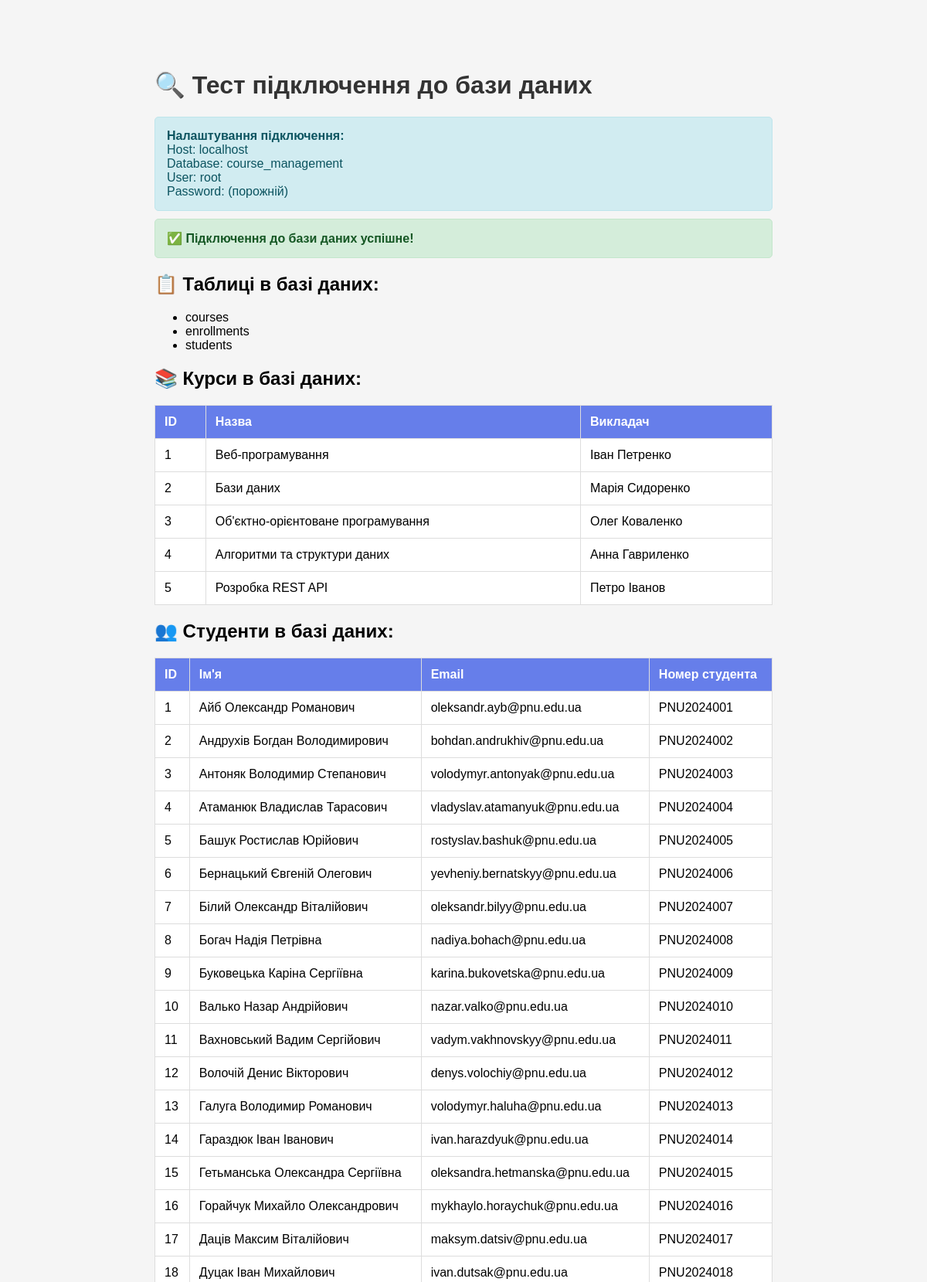
The page /test_connection.php (upper part) on the database its author committed.
### tables this page shows
CREATE TABLE courses (
    id INT AUTO_INCREMENT PRIMARY KEY,
    name VARCHAR(255) NOT NULL,
    description TEXT,
    instructor VARCHAR(255) NOT NULL,
    created_at TIMESTAMP DEFAULT CURRENT_TIMESTAMP,
    updated_at TIMESTAMP DEFAULT CURRENT_TIMESTAMP ON UPDATE CURRENT_TIMESTAMP
);

CREATE TABLE students (
    id INT AUTO_INCREMENT PRIMARY KEY,
    name VARCHAR(255) NOT NULL,
    email VARCHAR(255) NOT NULL UNIQUE,
    student_number VARCHAR(50) NOT NULL UNIQUE,
    created_at TIMESTAMP DEFAULT CURRENT_TIMESTAMP,
    updated_at TIMESTAMP DEFAULT CURRENT_TIMESTAMP ON UPDATE CURRENT_TIMESTAMP
);

### test_connection.php (the view, shortened to what this page needs)
<!DOCTYPE html>
<html lang="uk">
<head>
</head>
<body>
    <h1>🔍 Тест підключення до бази даних</h1>
    <?php
    echo '<div class="info">';
    echo '<strong>Налаштування підключення:</strong><br>';
    echo 'Host: ' . DB_HOST . '<br>';
    echo 'Database: ' . DB_NAME . '<br>';
    echo 'User: ' . DB_USER . '<br>';
    echo 'Password: ' . (DB_PASS ? '***' : '(порожній)') . '<br>';
    echo '</div>';
    try {
        $pdo = new PDO(
            'mysql:host=' . DB_HOST . ';dbname=' . DB_NAME . ';charset=utf8mb4',
            DB_USER,
            DB_PASS,
            [PDO::ATTR_ERRMODE => PDO::ERRMODE_EXCEPTION]
        );
        echo '<div class="success">';
        echo '✅ <strong>Підключення до бази даних успішне!</strong>';
        echo '</div>';
        $tables = $pdo->query("SHOW TABLES")->fetchAll(PDO::FETCH_COLUMN);
        echo '<h2>📋 Таблиці в базі даних:</h2>';
        if (empty($tables)) {
            echo '<div class="error">❌ Таблиць не знайдено! Імпортуйте файл init_clean.sql</div>';
        } else {
            echo '<ul>';
            foreach ($tables as $table) {
                echo '<li>' . htmlspecialchars($table) . '</li>';
            }
            echo '</ul>';
        }
        if (in_array('courses', $tables)) {
            echo '<h2>📚 Курси в базі даних:</h2>';
            $courses = $pdo->query("SELECT * FROM courses")->fetchAll(PDO::FETCH_ASSOC);
            if (empty($courses)) {
                echo '<div class="error">❌ Таблиця courses порожня! Імпортуйте файл init_clean.sql</div>';
            } else {
                echo '<table>';
                echo '<tr><th>ID</th><th>Назва</th><th>Викладач</th></tr>';
                foreach ($courses as $course) {
                    echo '<tr>';
                    echo '<td>' . htmlspecialchars($course['id']) . '</td>';
                    echo '<td>' . htmlspecialchars($course['name']) . '</td>';
                    echo '<td>' . htmlspecialchars($course['instructor']) . '</td>';
                    echo '</tr>';
                }
                echo '</table>';
            }
        }
        if (in_array('students', $tables)) {
            echo '<h2>👥 Студенти в базі даних:</h2>';
            $students = $pdo->query("SELECT * FROM students")->fetchAll(PDO::FETCH_ASSOC);
            if (empty($students)) {
                echo '<div class="error">❌ Таблиця students порожня! Імпортуйте файл init_clean.sql</div>';
            } else {
                echo '<table>';
                echo '<tr><th>ID</th><th>Ім\'я</th><th>Email</th><th>Номер студента</th></tr>';
                foreach ($students as $student) {
                    echo '<tr>';
                    echo '<td>' . htmlspecialchars($student['id']) . '</td>';
                    echo '<td>' . htmlspecialchars($student['name']) . '</td>';
                    echo '<td>' . htmlspecialchars($student['email']) . '</td>';
                    echo '<td>' . htmlspecialchars($student['student_number']) . '</td>';
                    echo '</tr>';
                }
                echo '</table>';
            }
        }
    } catch (PDOException $e) {
        echo '<div class="error">';
        echo '❌ <strong>Помилка підключення до бази даних:</strong><br>';
        echo htmlspecialchars($e->getMessage());
        echo '<br><br><strong>Можливі причини:</strong><br>';
        echo '1. MySQL не запущений (перевірте XAMPP Control Panel)<br>';
        echo '2. Неправильний пароль (перевірте config/config.php)<br>';
        echo '3. База даних не створена (створіть базу "course_management" в phpMyAdmin)';
        echo '</div>';
    }
    ?>
</body>
</html>

### test_connection.php (style rules this page uses)
body { font-family: Arial, sans-serif; max-width: 800px; margin: 50px auto; padding: 20px; background: #f5f5f5; }
.success { background: #d4edda; border: 1px solid #c3e6cb; color: #155724; padding: 15px; border-radius: 5px; margin: 10px 0; }
.info { background: #d1ecf1; border: 1px solid #bee5eb; color: #0c5460; padding: 15px; border-radius: 5px; margin: 10px 0; }
table { width: 100%; border-collapse: collapse; background: white; margin: 20px 0; }
th, td { padding: 12px; text-align: left; border: 1px solid #ddd; }
th { background: #667eea; color: white; }
h1 { color: #333; }

### rows shown on the page
courses: id "1", name "Веб-програмування", instructor "Іван Петренко"
courses: id "2", name "Бази даних", instructor "Марія Сидоренко"
courses: id "3", name "Об'єктно-орієнтоване програмування", instructor "Олег Коваленко"
courses: id "4", name "Алгоритми та структури даних", instructor "Анна Гавриленко"
courses: id "5", name "Розробка REST API", instructor "Петро Іванов"
students: id "1", name "Айб Олександр Романович", email "oleksandr.ayb@pnu.edu.ua", student_number "PNU2024001"
students: id "2", name "Андрухів Богдан Володимирович", email "bohdan.andrukhiv@pnu.edu.ua", student_number "PNU2024002"
students: id "3", name "Антоняк Володимир Степанович", email "volodymyr.antonyak@pnu.edu.ua", student_number "PNU2024003"
students: id "4", name "Атаманюк Владислав Тарасович", email "vladyslav.atamanyuk@pnu.edu.ua", student_number "PNU2024004"
students: id "5", name "Башук Ростислав Юрійович", email "rostyslav.bashuk@pnu.edu.ua", student_number "PNU2024005"
students: id "6", name "Бернацький Євгеній Олегович", email "yevheniy.bernatskyy@pnu.edu.ua", student_number "PNU2024006"
students: id "7", name "Білий Олександр Віталійович", email "oleksandr.bilyy@pnu.edu.ua", student_number "PNU2024007"
students: id "8", name "Богач Надія Петрівна", email "nadiya.bohach@pnu.edu.ua", student_number "PNU2024008"
students: id "9", name "Буковецька Каріна Сергіївна", email "karina.bukovetska@pnu.edu.ua", student_number "PNU2024009"
students: id "10", name "Валько Назар Андрійович", email "nazar.valko@pnu.edu.ua", student_number "PNU2024010"
students: id "11", name "Вахновський Вадим Сергійович", email "vadym.vakhnovskyy@pnu.edu.ua", student_number "PNU2024011"
students: id "12", name "Волочій Денис Вікторович", email "denys.volochiy@pnu.edu.ua", student_number "PNU2024012"
students: id "13", name "Галуга Володимир Романович", email "volodymyr.haluha@pnu.edu.ua", student_number "PNU2024013"
students: id "14", name "Гараздюк Іван Іванович", email "ivan.harazdyuk@pnu.edu.ua", student_number "PNU2024014"
students: id "15", name "Гетьманська Олександра Сергіївна", email "oleksandra.hetmanska@pnu.edu.ua", student_number "PNU2024015"
students: id "16", name "Горайчук Михайло Олександрович", email "mykhaylo.horaychuk@pnu.edu.ua", student_number "PNU2024016"
students: id "17", name "Даців Максим Віталійович", email "maksym.datsiv@pnu.edu.ua", student_number "PNU2024017"
students: id "18", name "Дуцак Іван Михайлович", email "ivan.dutsak@pnu.edu.ua", student_number "PNU2024018"

### other values the page prints
DB_HOST "localhost"
DB_NAME "course_management"
DB_USER "root"
$table "courses"
$table "enrollments"
$table "students"
